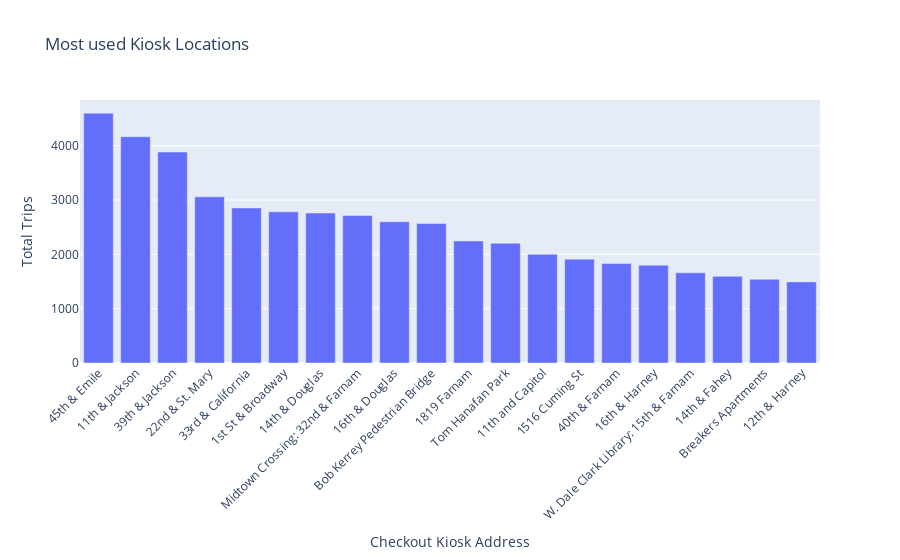

Notebook cell for this chart:
### Code cell
import plotly.express as px

df = pd.read_csv("data/omaha/OMA_Bike_Trips_wt_avg_time_bin.csv")

# Sort the DataFrame by 'Total_Trips' column
df_sorted = df.sort_values(by='Total_Trips', ascending=False)

# Select the top 15 rows
top_kiosks = df_sorted.head(20)

# Plot using Plotly
fig = px.bar(top_kiosks, x='Checkout_Kiosk_Coordinates', y='Total_Trips', title='Most used Kiosk Locations')

# rename the x-axis label
fig.update_xaxes(title_text='Checkout Kiosk Address')

# rename the y-axis label
fig.update_yaxes(title_text='Total Trips')

# change the angle of the x-axis labels
fig.update_layout(xaxis_tickangle=-45)


fig.show()

### Figure 1 — Plotly figure (JSON) as saved in the notebook; plotly's stock layout.template omitted (floating-point values rounded to 4 significant figures)
{"data": [{"alignmentgroup": "True", "hovertemplate": "Checkout_Kiosk_Coordinates=%{x}<br>Total_Trips=%{y}<extra></extra>", "legendgroup": "", "marker": {"color": "#636efa", "pattern": {"shape": ""}}, "name": "", "offsetgroup": "", "orientation": "v", "showlegend": false, "textposition": "auto", "type": "bar", "x": ["45th & Emile", "11th & Jackson", "39th & Jackson", "22nd & St. Mary", "33rd & California", "1st St & Broadway", "14th & Douglas", "Midtown Crossing: 32nd & Farnam", "16th & Douglas", "Bob Kerrey Pedestrian Bridge", "1819 Farnam", "Tom Hanafan Park", "11th and Capitol", "1516 Cuming St", "40th & Farnam", "16th & Harney", "W. Dale Clark Library: 15th & Farnam", "14th & Fahey", "Breakers Apartments", "12th & Harney"], "xaxis": "x", "y": [4599, 4165, 3883, 3058, 2855, 2782, 2761, 2716, 2600, 2568, 2246, 2203, 2000, 1912, 1831, 1800, 1660, 1595, 1542, 1493], "yaxis": "y"}], "layout": {"barmode": "relative", "legend": {"tracegroupgap": 0}, "title": {"text": "Most used Kiosk Locations"}, "xaxis": {"anchor": "y", "domain": [0, 1], "tickangle": -45, "title": {"text": "Checkout Kiosk Address"}}, "yaxis": {"anchor": "x", "domain": [0, 1], "title": {"text": "Total Trips"}}}}
